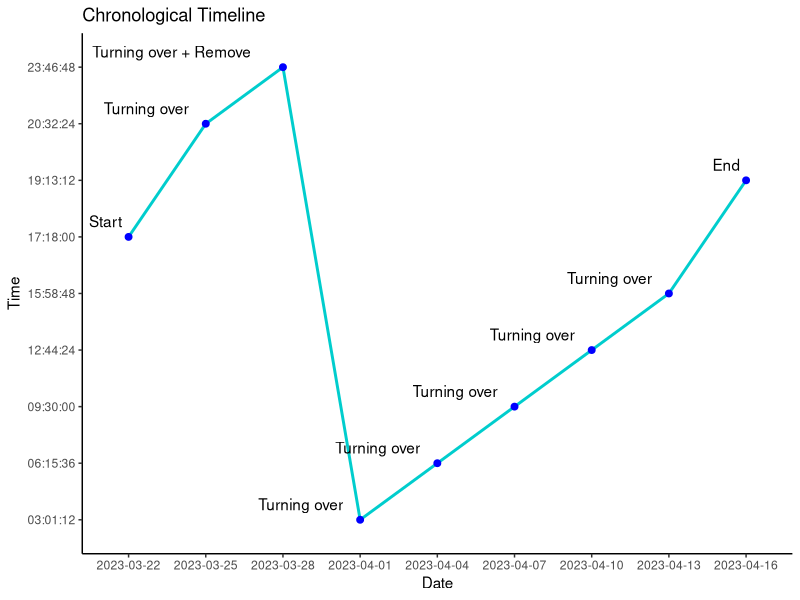
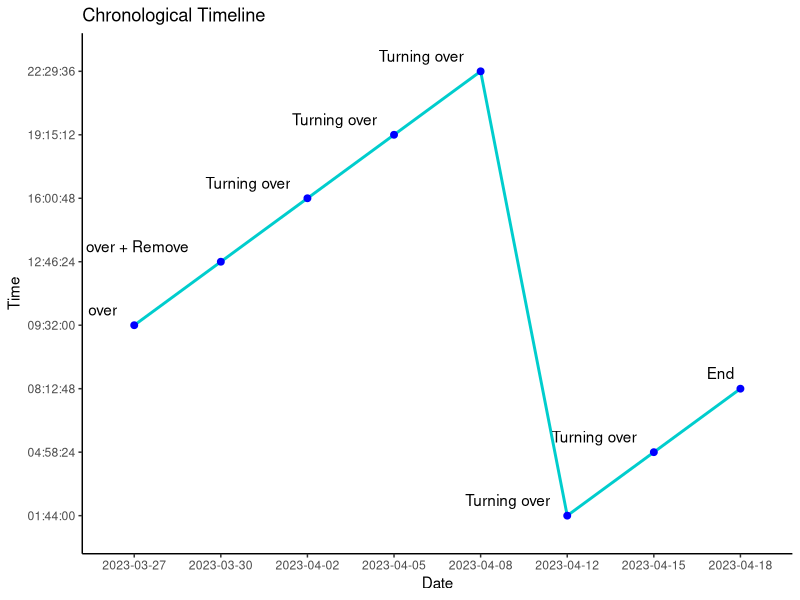
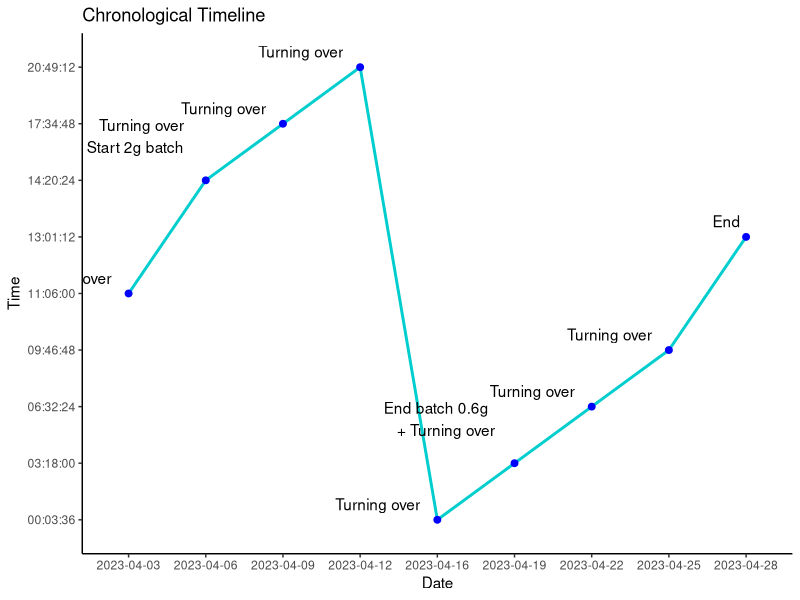
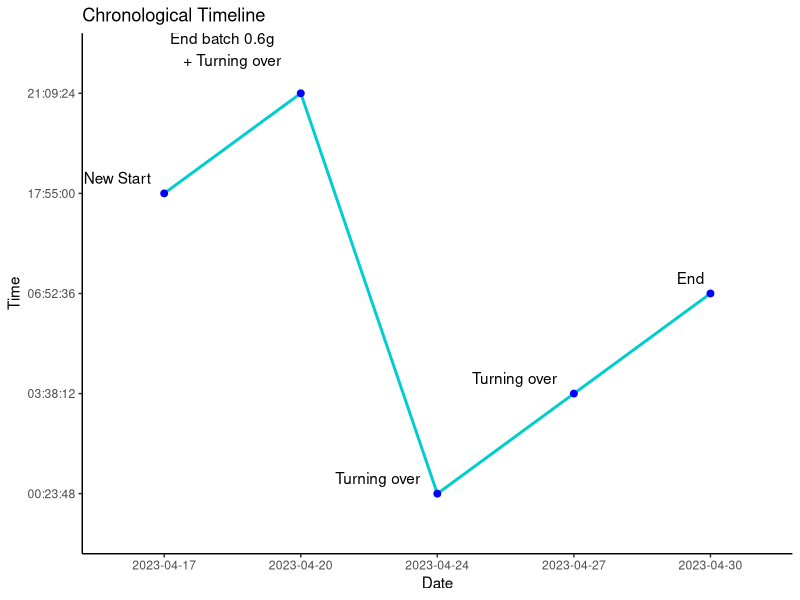
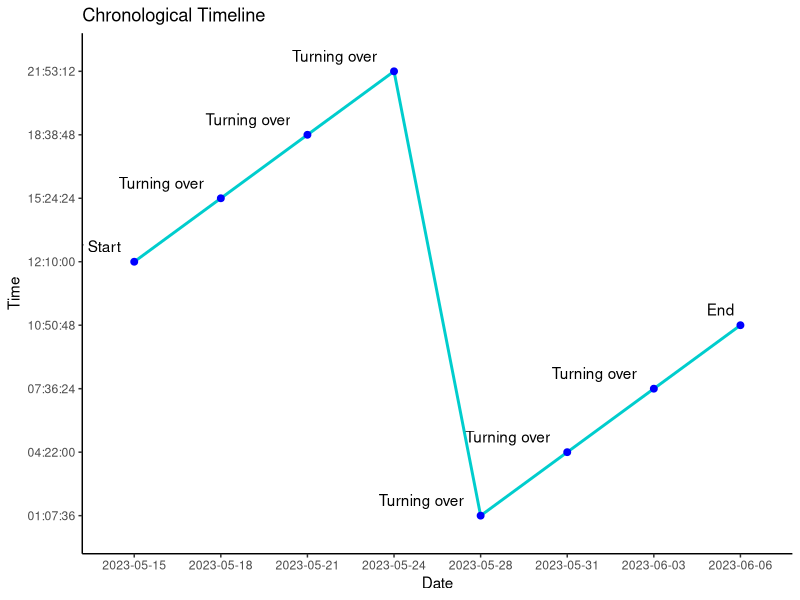
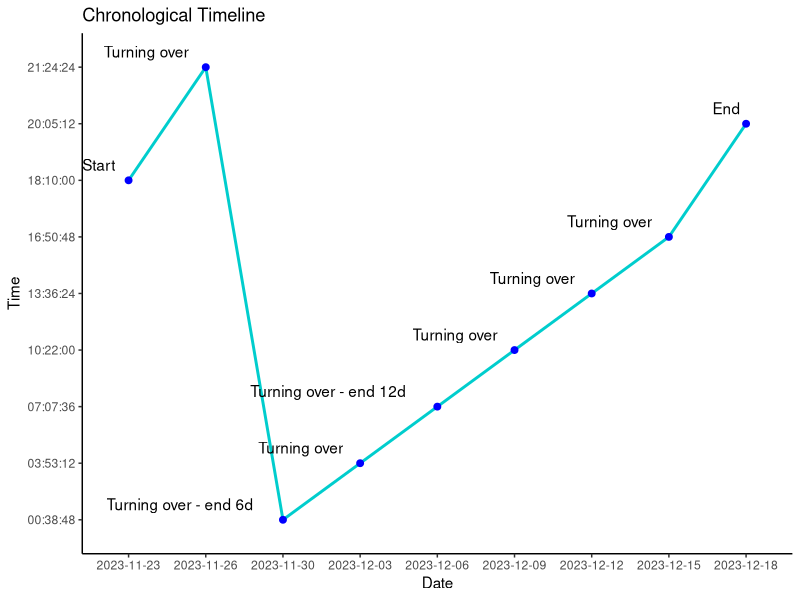
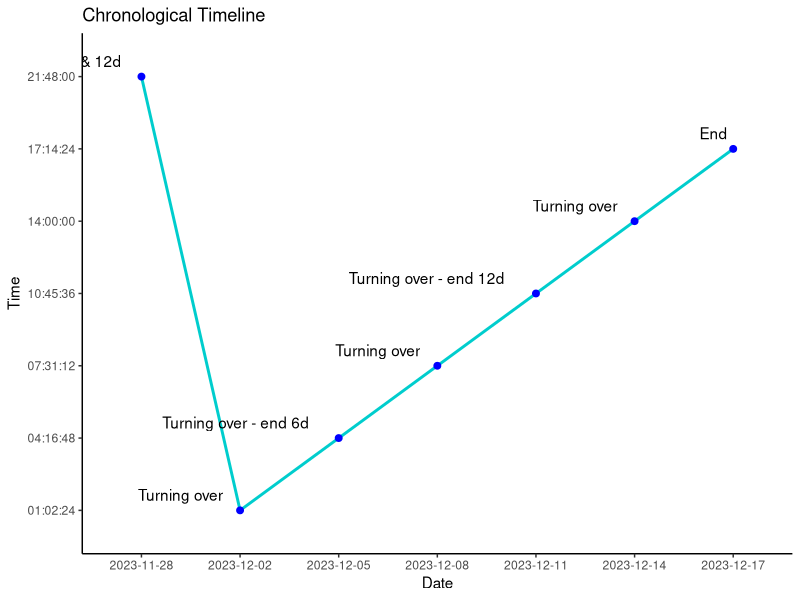

Write the R code that produced these figures, in order.
## ---- chunk 1
library(ggplot2)
library(lubridate)
library(dplyr)
library(tidyr)
library(chron)
## ---- chunk 2
#New time -------------------------------------------

# Set the start date and time
start <- ymd_hms("2023-03-22 17:18:00")

# Set the interval time in seconds
interval <- ddays(6.27/2) # 6.27 days

# Generate a sequence of dates and times
timeline <- seq(start, by = interval, length.out = 9)
timeline

# Create a data frame with the timeline data
df <- tibble(timeline) %>% 
  separate(timeline, into = c("date", "time"), sep = " ") %>% 
  mutate(action = c("Start", "Turning over", "Turning over + Remove", "Turning over", "Turning over", "Turning over", "Turning over", "Turning over", "End"))
df

# Create a ggplot object
ggplot(df, aes(x = date, y = time, group = 1)) +
  geom_line(color = "cyan3", size = 1) +
  geom_point(color = "blue", size = 2) +
  labs(x = "Date", y = "Time", title = "Chronological Timeline") +
  geom_text(aes(label = action), vjust = -0.8, hjust = 1.2) +
  theme_classic()
  
## ---- chunk 3
#New time -------------------------------------------

# Set the start date and time
start <- ymd_hms("2023-03-27 9:32:00")

# Set the interval time in seconds
interval <- ddays(6.27/2) # 6.27 days

# Generate a sequence of dates and times
timeline <- seq(start, by = interval, length.out =8)
timeline

# Create a data frame with the timeline data
df <- tibble(timeline) %>% 
  separate(timeline, into = c("date", "time"), sep = " ") %>% 
  mutate(action = c("Turning over", "Turning over + Remove", "Turning over", "Turning over", "Turning over", "Turning over", "Turning over", "End"))
df

# Create a ggplot object
ggplot(df, aes(x = date, y = time, group = 1)) +
  geom_line(color = "cyan3", size = 1) +
  geom_point(color = "blue", size = 2) +
  labs(x = "Date", y = "Time", title = "Chronological Timeline") +
  geom_text(aes(label = action), vjust = -0.8, hjust = 1.2) +
  theme_classic()
## ---- chunk 4
#New time -------------------------------------------

# Set the start date and time
start <- ymd_hms("2023-04-03 11:06:00")

# Set the interval time in seconds
interval <- ddays(6.27/2) # 6.27 days

# Generate a sequence of dates and times
timeline <- seq(start, by = interval, length.out = 9)
timeline

# Create a data frame with the timeline data
df <- tibble(timeline) %>% 
  separate(timeline, into = c("date", "time"), sep = " ") %>% 
  mutate(action = c("Turning over", "Turning over \n+ Start 2g batch", "Turning over", "Turning over", "Turning over", "End batch 0.6g \n+ Turning over", "Turning over", "Turning over", "End"))
df

# Create a ggplot object
ggplot(df, aes(x = date, y = time, group = 1)) +
  geom_line(color = "cyan3", size = 1) +
  geom_point(color = "blue", size = 2) +
  labs(x = "Date", y = "Time", title = "Chronological Timeline") +
  geom_text(aes(label = action), vjust = -0.8, hjust = 1.2) +
  theme_classic()
  
## ---- chunk 5
#New time -------------------------------------------

# Set the start date and time
start <- ymd_hms("2023-04-17 17:55:00")

# Set the interval time in seconds
interval <- ddays(6.27/2) # 6.27 days

# Generate a sequence of dates and times
timeline <- seq(start, by = interval, length.out = 5)
timeline

# Create a data frame with the timeline data
df <- tibble(timeline) %>% 
  separate(timeline, into = c("date", "time"), sep = " ") %>% 
  mutate(action = c( "New Start", "End batch 0.6g \n+ Turning over", "Turning over", "Turning over", "End"))
df

# Create a ggplot object
ggplot(df, aes(x = date, y = time, group = 1)) +
  geom_line(color = "cyan3", size = 1) +
  geom_point(color = "blue", size = 2) +
  labs(x = "Date", y = "Time", title = "Chronological Timeline") +
  geom_text(aes(label = action), vjust = -0.8, hjust = 1.2) +
  theme_classic()
  
## ---- chunk 6
#New time -------------------------------------------

# Set the start date and time
start <- ymd_hms("2023-05-15 12:10:00")

# Set the interval time in seconds
interval <- ddays(6.27/2) # 6.27 days

# Generate a sequence of dates and times
timeline <- seq(start, by = interval, length.out = 8)
timeline

# Create a data frame with the timeline data
df <- tibble(timeline) %>% 
  separate(timeline, into = c("date", "time"), sep = " ") %>% 
  mutate(action = c( "New Start", "Turning over", "Turning over", "Turning over", "Turning over", "Turning over", "Turning over", "End"))
df

# Create a ggplot object
ggplot(df, aes(x = date, y = time, group = 1)) +
  geom_line(color = "cyan3", size = 1) +
  geom_point(color = "blue", size = 2) +
  labs(x = "Date", y = "Time", title = "Chronological Timeline") +
  geom_text(aes(label = action), vjust = -0.8, hjust = 1.2) +
  theme_classic()
  
## ---- chunk 7
#New time -------------------------------------------

# Set the start date and time
start <- ymd_hms("2023-11-23 18:10:00")

# Set the interval time in seconds
interval <- ddays(6.27/2) # 6.27 days

# Generate a sequence of dates and times
timeline <- seq(start, by = interval, length.out = 9)
timeline

# Create a data frame with the timeline data
df <- tibble(timeline) %>% 
  separate(timeline, into = c("date", "time"), sep = " ") %>% 
  mutate(action = c( "New Start", "Turning over", "Turning over - end 6d", "Turning over", "Turning over - end 12d", "Turning over", "Turning over", "Turning over", "End"))
df

# Create a ggplot object
ggplot(df, aes(x = date, y = time, group = 1)) +
  geom_line(color = "cyan3", size = 1) +
  geom_point(color = "blue", size = 2) +
  labs(x = "Date", y = "Time", title = "Chronological Timeline") +
  geom_text(aes(label = action), vjust = -0.8, hjust = 1.2) +
  theme_classic()
  
## ---- chunk 8
#New time -------------------------------------------

# Set the start date and time
start <- ymd_hms("2023-11-28 21:48:00")

# Set the interval time in seconds
interval <- ddays(6.27/2) # 6.27 days

# Generate a sequence of dates and times
timeline <- seq(start, by = interval, length.out = 7)
timeline

# Create a data frame with the timeline data
df <- tibble(timeline) %>% 
  separate(timeline, into = c("date", "time"), sep = " ") %>% 
  mutate(action = c( "Start 6d & 12d", "Turning over", "Turning over - end 6d", "Turning over", "Turning over - end 12d", "Turning over", "End"))
df

# Create a ggplot object
ggplot(df, aes(x = date, y = time, group = 1)) +
  geom_line(color = "cyan3", size = 1) +
  geom_point(color = "blue", size = 2) +
  labs(x = "Date", y = "Time", title = "Chronological Timeline") +
  geom_text(aes(label = action), vjust = -0.8, hjust = 1.2) +
  theme_classic()
  
